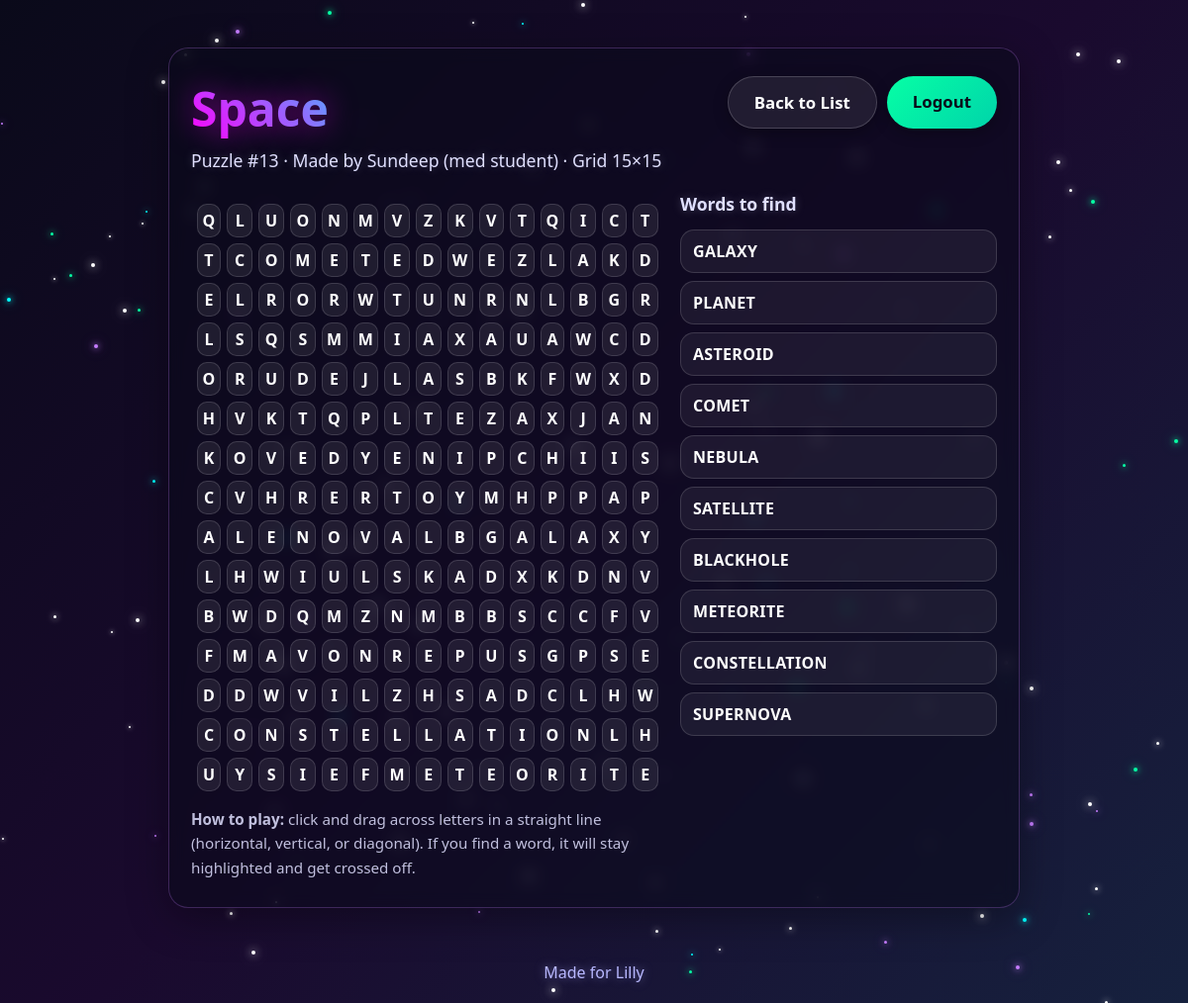
Page /lilly/puzzles/13 (signed in) on the committed database.
### tables this page shows
CREATE TABLE puzzles (
              id INTEGER PRIMARY KEY AUTOINCREMENT,
              created_at TEXT NOT NULL,
              creator_name TEXT NOT NULL,
              theme TEXT NOT NULL,
              grid_size INTEGER NOT NULL,
              words_json TEXT NOT NULL,
              grid_json TEXT NOT NULL,
              placements_json TEXT NOT NULL
            );

### app.py (the view)
@app.route("/lilly/puzzles/<int:puzzle_id>")
def lilly_solve(puzzle_id: int):
    if not lilly_is_authed():
        return redirect(url_for("lilly_login"))
    with get_db() as conn:
        row = conn.execute("SELECT * FROM puzzles WHERE id = ?", (puzzle_id,)).fetchone()
    if row is None:
        return "Puzzle not found", 404
    words = json.loads(row["words_json"])
    grid = json.loads(row["grid_json"])
    found_words = set(get_progress(puzzle_id))
    found_cells: dict[str, list[list[int]]] = {}
    try:
        placements = json.loads(row["placements_json"])
    except json.JSONDecodeError:
        placements = []
    for pl in placements:
        w = str(pl.get("word") or "").upper()
        cells = pl.get("cells") or []
        if w and w in found_words and isinstance(cells, list):
            found_cells[w] = cells
    return render_template(
        "lilly_solve.html",
        puzzle={
            "id": row["id"],
            "theme": row["theme"],
            "creator_name": row["creator_name"],
            "grid_size": row["grid_size"],
            "words": words,
            "grid": grid,
            "found_words": sorted(found_words),
            "found_cells": found_cells,
        },
    )

### app.py (called while the page is built)
def get_db() -> sqlite3.Connection:
    conn = sqlite3.connect(DB_PATH)
    conn.row_factory = sqlite3.Row
    conn.execute("PRAGMA foreign_keys = ON")
    return conn

def lilly_is_authed() -> bool:
    return bool(session.get("lilly_authed"))

def get_progress(puzzle_id: int) -> list[str]:
    with get_db() as conn:
        row = conn.execute(
            "SELECT found_words_json FROM lilly_progress WHERE puzzle_id = ?",
            (puzzle_id,),
        ).fetchone()
    if row is None:
        return []
    try:
        data = json.loads(row["found_words_json"])
        return [str(w).upper() for w in data if str(w).strip()]
    except json.JSONDecodeError:
        return []

### templates/lilly_solve.html (shortened to what this page needs)
{% extends "base.html" %}
{% block content %}
<div class="card">
  <div style="display:flex; align-items:flex-start; justify-content:space-between; gap:12px; flex-wrap:wrap;">
    <div style="text-align:left;">
      <h1 style="margin-bottom:6px;">{{ puzzle.theme }}</h1>
      <div class="subtitle" style="margin-bottom:0;">
        Puzzle #{{ puzzle.id }} · Made by {{ puzzle.creator_name }} · Grid {{ puzzle.grid_size }}×{{ puzzle.grid_size }}
      </div>
    </div>
    <div style="display:flex; gap:10px; flex-wrap:wrap;">
      <a class="btn btn-ghost" href="{{ url_for('lilly_dashboard') }}">Back to List</a>
      <a class="btn btn-secondary" href="{{ url_for('lilly_logout') }}">Logout</a>
    </div>
  </div>
  <div class="layout" style="margin-top: 14px;">
    <div class="grid-wrap">
      <table class="grid" aria-label="Word search puzzle grid">
        <tbody>
          {% for row in puzzle.grid %}
          {% set r = loop.index0 %}
          <tr>
            {% for ch in row %}
            <td class="cell" data-r="{{ r }}" data-c="{{ loop.index0 }}">{{ ch }}</td>
            {% endfor %}
          </tr>
          {% endfor %}
        </tbody>
      </table>
      <div class="hint">
        <strong>How to play:</strong> click and drag across letters in a straight line (horizontal, vertical, or diagonal).
        If you find a word, it will stay highlighted and get crossed off.
      </div>
    </div>
    <div>
      <div class="subtitle" style="margin-bottom: 0; text-align:left;"><strong>Words to find</strong></div>
      <div class="wordlist" id="wordlist">
        {% for w in puzzle.words %}
        <div class="word {% if w in puzzle.found_words %}done{% endif %}" data-word="{{ w }}">{{ w }}</div>
        {% endfor %}
      </div>
    </div>
  </div>
</div>
{% endblock %}

### templates/base.html (style rules this page uses)
* { margin: 0; padding: 0; box-sizing: border-box; }
body { font-family: 'Comic Sans MS', 'Segoe UI', Tahoma, Geneva, Verdana, sans-serif; background: linear-gradient(135deg, #0a0a1a 0%, #1a0a2e 50%, #16213e 100%); min-height: 100vh; color: #ffffff; position: relative; overflow-x: hidden; }
.card { background: rgba(10, 10, 26, 0.55); border: 1px solid rgba(199, 125, 255, 0.25); box-shadow: 0 10px 40px rgba(0, 0, 0, 0.35); backdrop-filter: blur(8px); border-radius: 20px; padding: 28px 22px; }
h1 { font-size: 3rem; margin-bottom: 18px; background: linear-gradient(45deg, #ff00ff, #00ffff, #00ff00); -webkit-background-clip: text; -webkit-text-fill-color: transparent; background-clip: text; text-shadow: 0 0 30px rgba(255, 0, 255, 0.5); }
.subtitle { color: #e0e0ff; text-shadow: 0 0 10px rgba(224, 224, 255, 0.25); font-size: 1.1rem; line-height: 1.7; margin-bottom: 22px; }
.btn { padding: 14px 26px; font-size: 1.05rem; font-weight: bold; border: none; border-radius: 999px; cursor: pointer; transition: transform 0.2s ease, box-shadow 0.2s ease, filter 0.2s ease; text-decoration: none; display: inline-block; box-shadow: 0 4px 15px rgba(0, 0, 0, 0.3); font-family: 'Comic Sans MS', 'Segoe UI', sans-serif; }
.btn-secondary { background: linear-gradient(135deg, #06ffa5, #00d4aa); color: #0a0a1a; }
.btn-ghost { background: rgba(255,255,255,0.08); color: #fff; border: 1px solid rgba(255,255,255,0.18); }

### templates/lilly_solve.html (style rules this page uses)
.layout { display: grid; grid-template-columns: 1fr 320px; gap: 16px; align-items: start; text-align: left; }
.grid-wrap { overflow-x: auto; }
table.grid { border-collapse: separate; border-spacing: 6px; margin: 8px auto 0; }
table.grid td { width: 34px; height: 34px; text-align: center; vertical-align: middle; border-radius: 10px; background: rgba(255,255,255,0.08); border: 1px solid rgba(255,255,255,0.14); font-weight: 900; letter-spacing: 0.5px; user-select: none; cursor: pointer; transition: transform 120ms ease, filter 120ms ease, background 120ms ease; }
.wordlist { display: flex; flex-direction: column; gap: 8px; margin-top: 10px; }
.word { padding: 10px 12px; border-radius: 14px; border: 1px solid rgba(255,255,255,0.14); background: rgba(255,255,255,0.06); font-weight: 900; letter-spacing: 0.3px; display:flex; align-items:center; justify-content:space-between; gap:10px; }
.hint { color: rgba(224,224,255,0.85); font-size: 0.95rem; line-height: 1.6; margin-top: 10px; }

### rows in the picture
puzzles: theme "Space", id "13", creator_name "Sundeep (med student)", grid_size "15"

### other values in the picture
{{ ch }} "Q" "L" "U" "O" "N" "M" "V" "Z" "K" "V" "T" "Q" "I" "C" "T" "T" "C" "O" "M" "E" "T" "E" "D" "W" "E" "Z" "L" "A" "K" "D" "E" "L" "R" "O" "R" "W" "T" "U" "N" "R" "N" "L" "B" "G" "R" "L" "S" "Q" "S" "M" "M" "I" "A" "X" "A" "U" "A" "W" "C" "D" "O" "R" "U" "D" "E" "J" "L" "A" "S" "B" "K" "F" "W" "X" "D" "H" "V" "K" "T" "Q" "P" "L" "T" "E" "Z" "A" "X" "J" "A" "N" "K" "O" "V" "E" "D" "Y" "E" "N" "I" "P" "C" "H" "I" "I" "S" "C" "V" "H" "R" "E" "R" "T" "O" "Y" "M" "H" "P" "P" "A" "P" "A" "L" "E" "N" "O" "V" "A" "L" "B" "G" "A" "L" "A" "X" "Y" "L" "H" "W" "I" "U" "L" "S" "K" "A" "D" "X" "K" "D" "N" "V" "B" "W" "D" "Q" "M" "Z" "N" "M" "B" "B" "S" "C" "C" "F" "V" "F" "M" "A" "V" "O" "N" "R" "E" "P" "U" "S" "G" "P" "S" "E" "D" "D" "W" "V" "I" "L" "Z" "H" "S" "A" "D" "C" "L" "H" "W" "C" "O" "N" "S" "T" "E" "L" "L" "A" "T" "I" "O" "N" "L" "H" "U" "Y" "S" "I" "E" "F" "M" "E" "T" "E" "O" "R" "I" "T" "E"
{{ w }} "GALAXY" "PLANET" "ASTEROID" "COMET" "NEBULA" "SATELLITE" "BLACKHOLE" "METEORITE" "CONSTELLATION" "SUPERNOVA"
